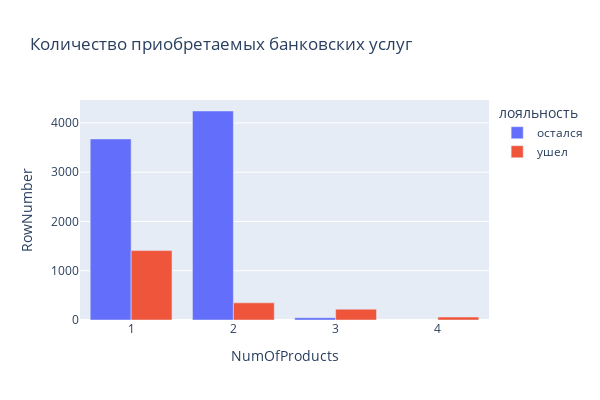

Notebook code cell kept with this figure:
### Markdown cell above
# 9.6 как видим из круговых диаграм лояльные клиенты чаще мужчины

### Code cell
# 9.7
import pandas as pd
import numpy as np

import plotly.express as px
import plotly.graph_objects as go
import plotly.figure_factory as ff

import matplotlib.pyplot as plt
%matplotlib inline
import seaborn as sns
churn_data = pd.read_csv('data/churn.csv')
data = churn_data.copy()
#data = data.drop(columns = ['RowNumber'],axis = 1)

data.loc[data['Exited'] == 0, 'лояльность'] = 'остался'
data.loc[data['Exited'] == 1, 'лояльность'] = 'ушел'

data = data.groupby(['NumOfProducts', 'лояльность'], as_index=False).count()
px.bar(
    data_frame=data,
    x='NumOfProducts',
    y='RowNumber',
    barmode='group',
    color='лояльность',
    height=400,
    width=600,
    title='Количество приобретаемых банковских услуг'
)

### Figure 1 — Plotly figure (JSON) as saved in the notebook; plotly's stock layout.template omitted (floating-point values rounded to 4 significant figures)
{"data": [{"alignmentgroup": "True", "hovertemplate": "лояльность=остался<br>NumOfProducts=%{x}<br>RowNumber=%{y}<extra></extra>", "legendgroup": "остался", "marker": {"color": "#636efa", "pattern": {"shape": ""}}, "name": "остался", "offsetgroup": "остался", "orientation": "v", "showlegend": true, "textposition": "auto", "type": "bar", "x": [1, 2, 3], "xaxis": "x", "y": [3675, 4242, 46], "yaxis": "y"}, {"alignmentgroup": "True", "hovertemplate": "лояльность=ушел<br>NumOfProducts=%{x}<br>RowNumber=%{y}<extra></extra>", "legendgroup": "ушел", "marker": {"color": "#EF553B", "pattern": {"shape": ""}}, "name": "ушел", "offsetgroup": "ушел", "orientation": "v", "showlegend": true, "textposition": "auto", "type": "bar", "x": [1, 2, 3, 4], "xaxis": "x", "y": [1409, 348, 220, 60], "yaxis": "y"}], "layout": {"barmode": "group", "height": 400, "legend": {"title": {"text": "лояльность"}, "tracegroupgap": 0}, "title": {"text": "Количество приобретаемых банковских услуг"}, "width": 600, "xaxis": {"anchor": "y", "domain": [0, 1], "title": {"text": "NumOfProducts"}}, "yaxis": {"anchor": "x", "domain": [0, 1], "title": {"text": "RowNumber"}}}}
